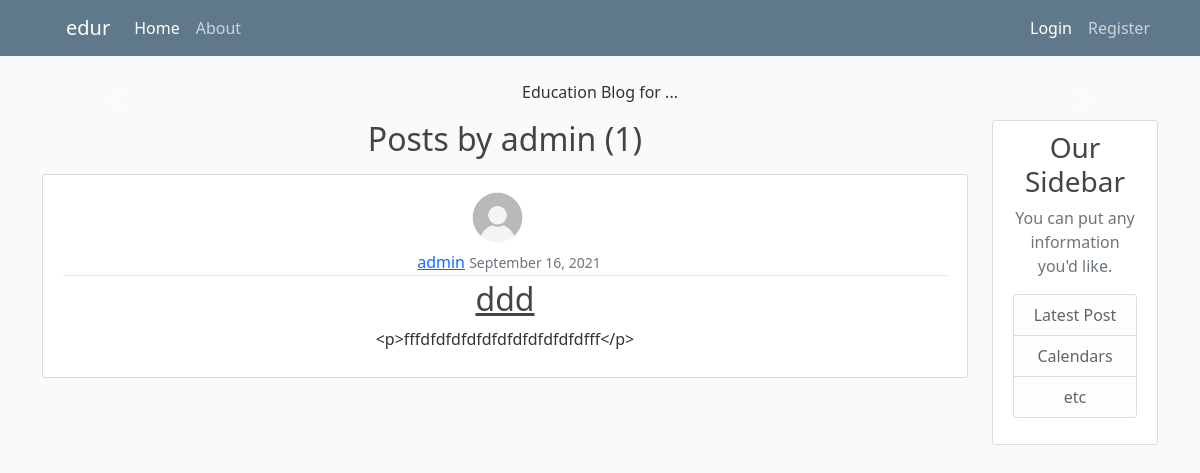
The app's page /user/admin, older data.
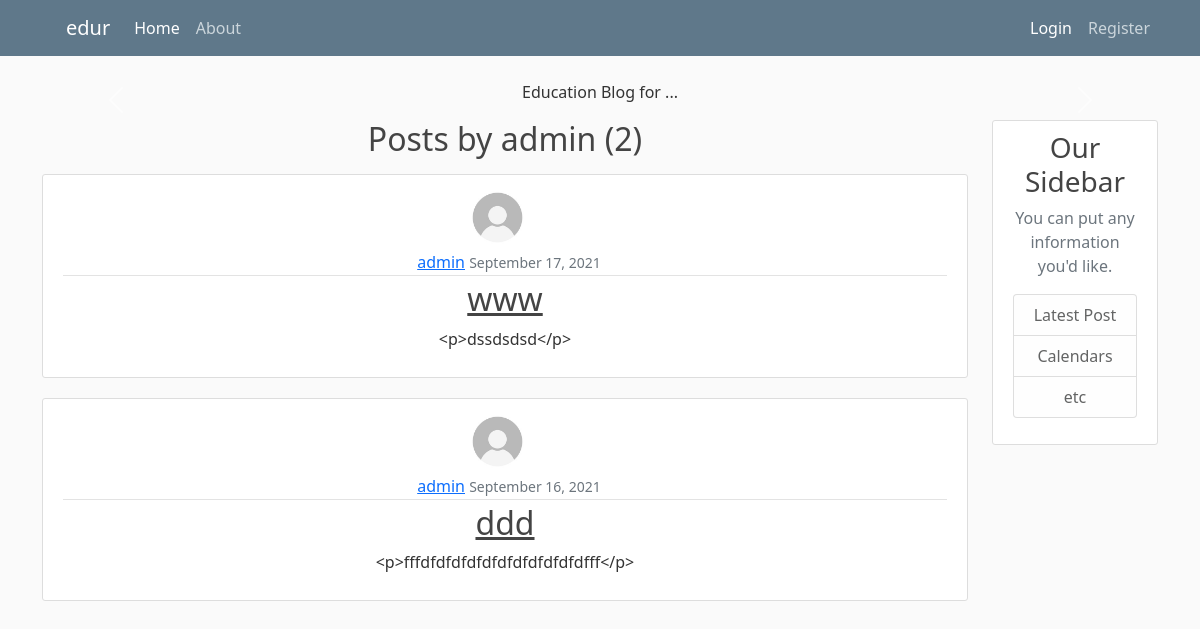
The same page, newer data.
### edublog/models.py (models this page shows, shortened)
class Post(models.Model):
    title = models.CharField(max_length=255)
    content = RichTextField(null=True, blank=True)
    date_posted = models.DateTimeField(default=timezone.now)
    author = models.ForeignKey(User, on_delete=models.CASCADE)

### users/models.py (models this page shows, shortened)
class Profile(models.Model):
    user = models.OneToOneField(User, on_delete=models.CASCADE)
    image = models.ImageField(default='default.jpg', upload_to='profile_pics')

### edublog/views.py (the view)
# urls.py: path('user/<str:username>', UserPostListView.as_view(), name='user-posts'),
class UserPostListView(ListView):
    model = Post
    template_name = 'edublog/user_posts.html'
    context_object_name = 'posts'
    paginate_by = 5
    def get_queryset(self):
        user = get_object_or_404(User, username=self.kwargs.get('username'))
        return Post.objects.filter(author=user).order_by('-date_posted')

### edublog/templates/edublog/user_posts.html (shortened to what this page needs)
{% extends 'edublog/base.html'%}
{% block content%}
<h2 class="mb-3">Posts by {{ view.kwargs.username}} ({{ page_obj.paginator.count}})</h2>
{% for post in posts%}
<article class="media content-section">
    <img class="rounded-circle article-img" src="{{ post.author.profile.image.url}}" alt="">
    <div class="media-body">
        <div class="article-metadata">
            <a class="ms-2" href="{% url 'user-posts' post.author.username%}">{{ post.author}}</a>
            <small class="text-muted">{{ post.date_posted|date:'F d, Y'}}</small>
        </div>
        <h2><a class="article-title" href="{% url 'post-detail' post.id%}">{{ post.title}}</a></h2>
        <p class="article-content">{{ post.content}}</p>
    </div>
</article>
{% endfor%}
{% endblock%}

Row changes from the older to the newer data that the page shows:
added Post: author.profile.image (placeholder picture), author "admin", date_posted "September 17, 2021", title "www", content "<p>dssdsdsd</p>"
Text that changed along with them:
{{ page_obj.paginator.count }}: "1" → "2"
